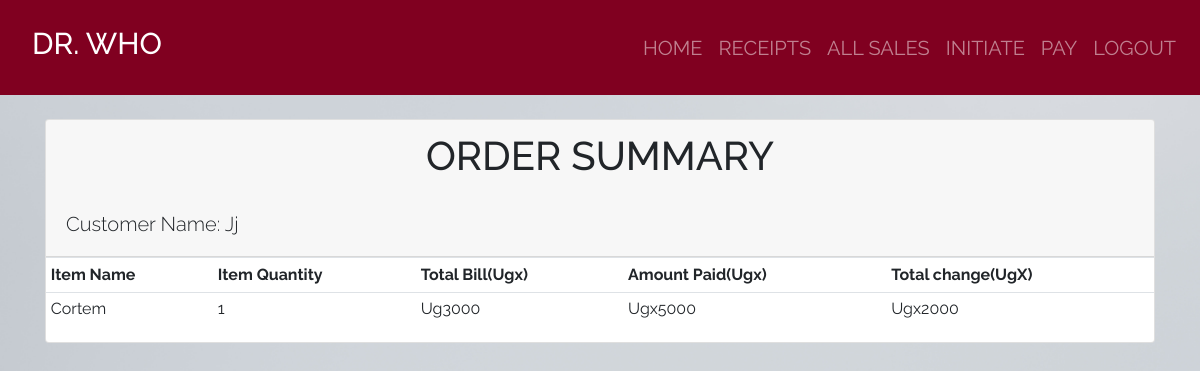
Screenshot of /receipt/2/ (signed in) with the database file from the repository.
### dawa/models.py (models this page shows, shortened)
class Sale(models.Model):
    item = models.ForeignKey(Product, on_delete = models.CASCADE, null=True, blank=True)
    quantity = models.IntegerField(default=0, null=True, blank=True)
    amountReceived = models.IntegerField(default=0, null=True, blank=True)
    unitPrice = models.IntegerField(default=0, null=True, blank=True)
    issuedTo = models.CharField(max_length=50, null=True, blank=True)
    date = models.DateTimeField(auto_now_add=True)
    def getTotal(self):
        total = self.quantity * self.item.unitPrice
        return int(total)
    def getChange(self):
        change = self.getTotal() - self.amountReceived
        return abs(int(change))

class Product(models.Model):
    categoryName = models.ForeignKey(Category, on_delete=models.CASCADE, null=True, blank=True)
    itemName = models.CharField(max_length=50, null=True, blank=True)
    totalQuantity = models.IntegerField(default=0, null=True, blank=True)
    issuedQuantity = models.IntegerField(default=0, null=True, blank=True)
    receivedQuantity = models.IntegerField(default=0, null=True, blank=True)
    unitPrice = models.IntegerField(default=0, null=True, blank=True)
    manufacturer = models.CharField(max_length=50, null=True, blank=True)
    brand = models.CharField(max_length=50, null=True, blank=True)
    def __str__(self):
        return self.itemName

### dawa/views.py (the view)
# urls.py: path('receipt/<int:receipt_id>/', views.receipt_detail, name = 'receipt_detail'),
@login_required
def receipt_detail(request, receipt_id):
    receipt = Sale.objects.get(id = receipt_id)
    return render(request, 'products/receipt_detail.html', {'receipt': receipt})

### templates/products/receipt_detail.html
{% extends 'products/base.html'%} {% block content%}
<br />
<div class="container">
  <div class="row">
    <div class="col-md-12">
      <div class="card">
        <div class="card-header">
          <h1 class="text-center">ORDER SUMMARY</h1><br>
          <h2 class="lead">Customer Name: {{ receipt.issuedTo | title }}</h2>
        </div>
        <div class="card-block">
          <div class="table-responsive">
            <table class="table table-sm">
              <thead>
                <tr>
                  <td><strong>Item Name</strong></td>
                  <td class="text-xs-center"><strong>Item Quantity</strong></td>
                  <td class="text-xs-right"><strong>Total Bill(Ugx)</strong></td>
                  <td class="text-xs-right"><strong>Amount Paid(Ugx)</strong></td>
                  <td class="text-xs-right">
                    <strong>Total change(UgX)</strong>
                  </td>
                </tr>
              </thead>
              <tbody>
                <tr>
                  <td>{{receipt.item| title}}</td>
                  <td class="text-xs-center">{{ receipt.quantity }}</td>
                  <td class="text-xs-center">Ug{{ receipt.getTotal | title }}</td>
                  <td class="text-xs-right">Ugx{{ receipt.amountReceived }}</td>
                  <td class="text-xs-right">Ugx{{ receipt.getChange }}</td>
                </tr>
              </tbody>
            </table>
          </div>
        </div>
      </div>
    </div>
  </div>
</div>
{% endblock %}

### dawa/static/css/main.css (style rules this page uses)
html,body { position: relative; overflow-x: hidden; background: url('/static/images/img6.jpg'); width: 100% !important; height: 100vh; display: table; position: relative; background-position: center; background-attachment: scroll; -o-background-size: cover; -moz-background-size: cover; -webkit-background-size: cover; background-size: cover; background-repeat: no-repeat; }
body { background-color: hsl(0, 0%, 98%); font-family: 'raleway'; }

### rows the page displays
Sale: issuedTo "Jj", item "Cortem", quantity "1", getTotal "3000", amountReceived "5000", getChange "2000"
